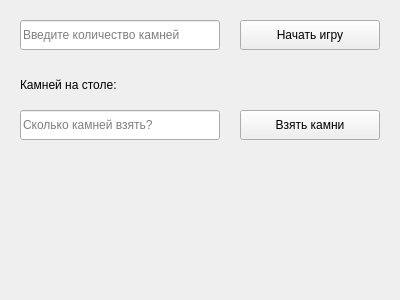
<?xml version="1.0" encoding="UTF-8"?>
<ui version="4.0">
 <class>AliasGame</class>
 <widget class="QWidget" name="AliasGame">
  <property name="geometry">
   <rect>
    <x>0</x>
    <y>0</y>
    <width>400</width>
    <height>300</height>
   </rect>
  </property>
  <property name="windowTitle">
   <string>Игра Псевдоним</string>
  </property>
  <widget class="QLineEdit" name="stonesInput">
   <property name="geometry">
    <rect>
     <x>20</x>
     <y>20</y>
     <width>200</width>
     <height>30</height>
    </rect>
   </property>
   <property name="placeholderText">
    <string>Введите количество камней</string>
   </property>
  </widget>
  <widget class="QPushButton" name="startButton">
   <property name="geometry">
    <rect>
     <x>240</x>
     <y>20</y>
     <width>140</width>
     <height>30</height>
    </rect>
   </property>
   <property name="text">
    <string>Начать игру</string>
   </property>
  </widget>
  <widget class="QLabel" name="statusLabel">
   <property name="geometry">
    <rect>
     <x>20</x>
     <y>70</y>
     <width>360</width>
     <height>30</height>
    </rect>
   </property>
   <property name="text">
    <string>Камней на столе: </string>
   </property>
  </widget>
  <widget class="QLineEdit" name="takeInput">
   <property name="geometry">
    <rect>
     <x>20</x>
     <y>110</y>
     <width>200</width>
     <height>30</height>
    </rect>
   </property>
   <property name="placeholderText">
    <string>Сколько камней взять?</string>
   </property>
  </widget>
  <widget class="QPushButton" name="takeButton">
   <property name="geometry">
    <rect>
     <x>240</x>
     <y>110</y>
     <width>140</width>
     <height>30</height>
    </rect>
   </property>
   <property name="text">
    <string>Взять камни</string>
   </property>
  </widget>
 </widget>
 <resources/>
 <connections/>
</ui>
